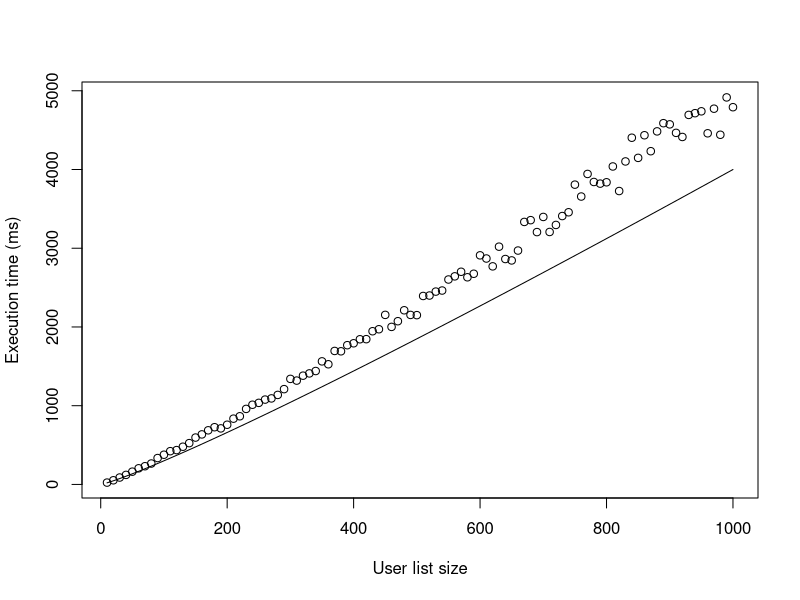
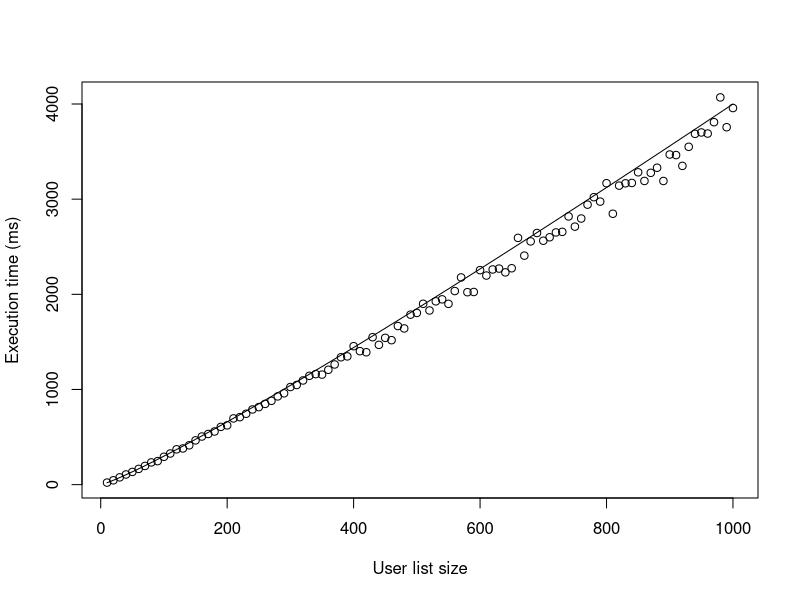
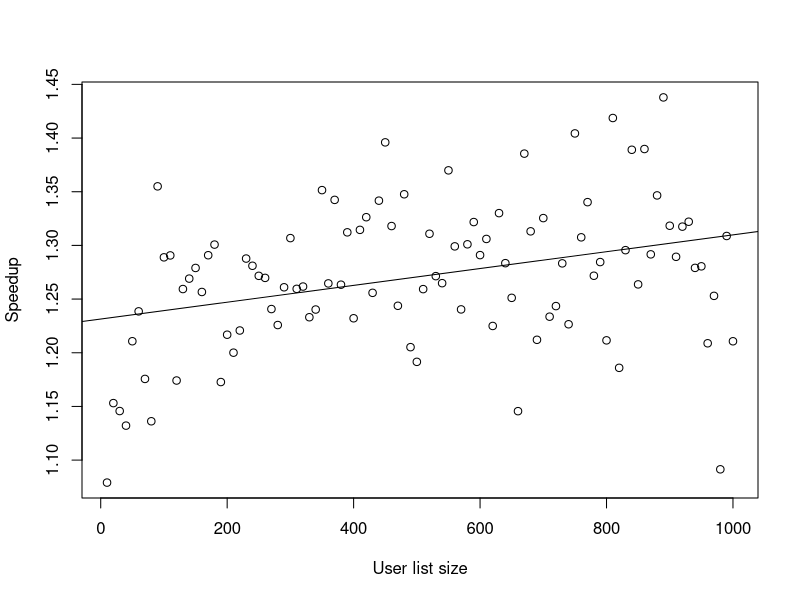

Here is the R script that generated these plots, in order:
# Imports
library(data.table);
library(matrixStats);

# Read data files
js_data <- read.csv(file = "data-generation/javascript-data.csv");
# Find list size to execution time median rows.
time_func <- function(n, k1, k2) {
  n * log10(n) * k1 + n * k2
};
js_data_refined <- data.frame(ID = js_data[, 1],
Medians = rowMedians(as.matrix(js_data[, -1])));
x <- js_data_refined[, 1];
y <- js_data_refined[, 2];
jpeg(file = "out/js-plot.jpeg")
plot(x, y,
xlab = "User list size", ylab = "Execution time (ms)");
curve(time_func(x, 1, 1), add = TRUE);
fit <- nls(y~time_func(x, k1, k2), start = list(k1 = 1, k2 = 1))
dev.off();
print(summary(fit))


wasm_data <- read.csv(file = "data-generation/webasm-data.csv");
wasm_data_refined <- data.frame(ID = wasm_data[, 1],
Medians = rowMedians(as.matrix(wasm_data[, -1])));
x <- wasm_data_refined[, 1];
y <- wasm_data_refined[, 2];
jpeg(file = "out/wasm-plot.jpeg")
plot(x, y,
xlab = "User list size", ylab = "Execution time (ms)");
curve(time_func(x, 1, 1), add = TRUE);
fit <- nls(y~time_func(x, k1, k2), start = list(k1 = 1, k2 = 1))
dev.off();
print(summary(fit))

y1 <- js_data_refined[, 2];
y2 <- wasm_data_refined[, 2];
y <- y1 / y2;

speedup_func <- function(t_w, s) {
  t_w * s
}
jpeg(file = "out/speedup-plot.jpeg")
plot(x, y,
xlab = "User list size", ylab = "Speedup");
fit <- lm(y1~y2)
abline(lm(y ~ x));
dev.off();

print(summary(fit))